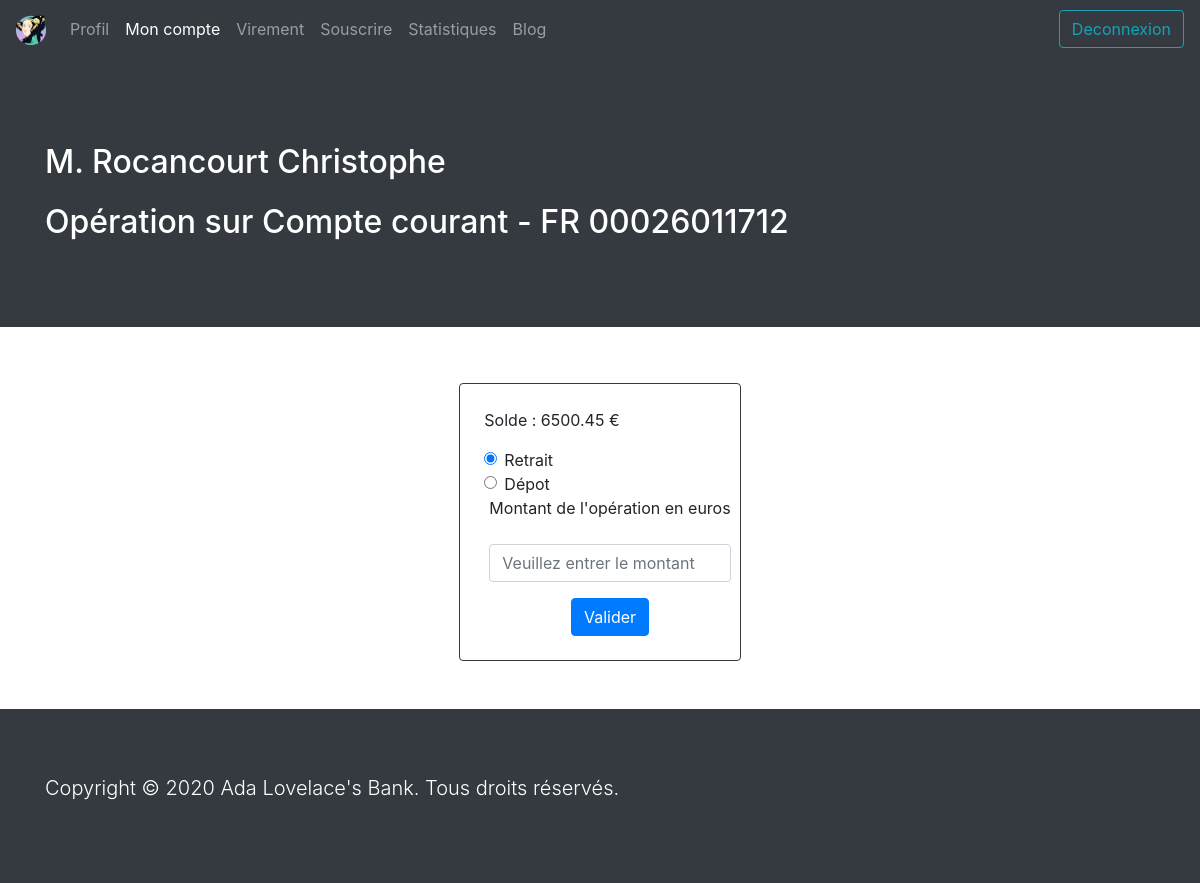
The page /guichet.php?account=2 (signed in) on the database its author committed.
### tables this page shows
CREATE TABLE alb_accounts (
		a_id TINYINT UNSIGNED NOT NULL AUTO_INCREMENT UNIQUE,
		a_user_id INT UNSIGNED NOT NULL,
		a_number VARCHAR(35) NOT NULL UNIQUE,
		a_type VARCHAR(30) NOT NULL,
		a_balance DECIMAL(11,2) NOT NULL,
		a_creation_date DATE NOT NULL,
		a_close_date DATE,
		PRIMARY KEY (a_id),
		CONSTRAINT fk_user_id
			FOREIGN KEY (a_user_id)
			REFERENCES alb_users(u_id)
	);

### guichet.php (called while the page is built, shortened)
<?php
$userId = $_SESSION['logged'];
if(isset($_GET['account']) && !empty($_GET['account'])) {
  $accountId = htmlspecialchars($_GET['account']);
}
elseif(isset($_SESSION['account']) && !empty($_SESSION['account']))
  $accountId = htmlspecialchars($_SESSION['account']);
require "model/accountModel.php";
$db = dbConnect();
if (userVerif($db, $accountId, $userId)) {
  $account = getAccount($db, $accountId);
  $account = getAccount($db, $accountId);
} else header('Location: login.php');
$uName =($_SESSION['uName']);
$cnxState = 'Deconnexion';
$title = "Opération sur " . $account['a_type'] . " - " . $account['a_number'];
include "view/template/header.php";
require "view/guichetView.php";
include "view/template/footer.php";

### model/accountModel.php (called while the page is built, shortened)
<?php
function getAccount($db, $accountId) {
    $query = $db->prepare("SELECT * FROM alb_accounts WHERE a_id = :accountId");
    $query->execute(["accountId" => $accountId]);
    return $query->fetch(PDO::FETCH_ASSOC);
}

### view/guichetView.php (the view, shortened to what this page needs)
<main class="d-flex justify-content-center form_container">
    <div class="card bg-ligh border-dark mt-4 mb-5 p-4">
        <div class="mb-3">Solde : <?= $account['a_balance'] ?> €</div>
        <form action="guichet.php" method="post">
            <div class="form-check row">
            <div class="col">
                <input class="form-check-input" type="radio" name="type" id="retrait" value="retrait" checked>
                <label class="form-check-label" for="retrait">Retrait</label>
            </div>
            <div class="col">
                <input class="form-check-input" type="radio" name="type" id="depot" value="depot">
                <label class="form-check-label" for="depot">Dépot</label>
            </div>
            <div class="input-group mb-3">
                <label for="amount">Montant de l'opération en euros</label>
            </div>
            <div class="input-group mb-3">
                <input type="number" class="form-control" id="amount" name="amount" placeholder="Veuillez entrer le montant" min="0" max="2000">
            </div>
            <div class="d-flex justify-content-center mt-3 login_container">
                <input type="submit" value="Valider" class="btn btn-primary">
            </div>
        </form>
    </div>
</main>

### view/template/header.php (shortened to what this page needs)
<!doctype html>
<html class="no-js" lang="fr">
<head>
  <link rel="stylesheet" href="https://stackpath.bootstrapcdn.com/bootstrap/4.5.2/css/bootstrap.min.css">
  <link rel="stylesheet" href="public/css/normalize.css">
  <link rel="stylesheet" href="public/css/main.css">
</head>
<body>
  <nav class="navbar navbar-expand-lg navbar-dark bg-dark">
    <a class="navbar-brand" href="index.php"><img src="public/img/ADA.png" width="30" height="30" alt=""></a>
    <div class="collapse navbar-collapse" id="navbarNavAltMarkup">
      <ul class="navbar-nav mr-auto">
        <li><a class="nav-link" href="profil.php">Profil</a></li>
        <li><a class="nav-link active" href="index.php">Mon compte<span class="sr-only">(current)</span></a></li>
        <li><a class="nav-link" href="virements.php">Virement</a></li>
        <li><a class="nav-link" href="souscrire.php">Souscrire</a></li>
        <li><a class="nav-link" href="statistiques.php">Statistiques</a></li>
        <li><a class="nav-link" href="blog.php">Blog</a></li>
      </ul>
      <form action="disconnect.php" class="form-inline">
        <button class="btn btn-outline-info my-2 my-sm-0" type="submit"><?= $cnxState ?></button>
      </form>
    </div>
  </nav>
  <header class="jumbotron jumbotron-fluid text-white bg-dark">
    <div class="container">
      <h1><?php echo $uName ?></h1>
      <h1><?php echo $title ?></h1>
    </div>
  </header>

### public/css/main.css (style rules this page uses)
html { color: #222; font-size: 1em; line-height: 1.4; }
audio, canvas, iframe, img, svg, video { vertical-align: middle; }

### rows shown on the page
alb_accounts: title "Opération sur Compte courant - FR 00026011712", a_balance "6500.45"

### other values the page prints
$cnxState "Deconnexion"
$uName "M. Rocancourt Christophe"
